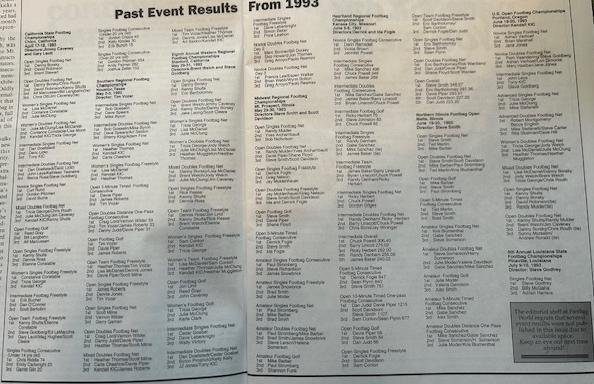
#> input picture out/manual_crops_raw/Footbag World Vol. 10 No. 2 page 3.jpeg, 594 x 384 px; its folder holds only this picture in this run
$ python preprocess_crops.py
#> lines starting #> are read from the running program, lines starting #| are printed output that depends on the picture; after the words box and inside, x2 and y2 are one past the last pixel; in counts of white or black regions, pixels touching at a corner belong together
#!/usr/bin/env python3
from __future__ import annotations

import argparse
import sys
from pathlib import Path

import cv2
import numpy as np

VALID_EXTS = {".png", ".jpg", ".jpeg", ".tif", ".tiff", ".bmp", ".webp"}


def iter_images(in_dir: Path) -> list[Path]:
    return sorted(
        p for p in in_dir.iterdir()
        if p.is_file() and p.suffix.lower() in VALID_EXTS
    )


def load_image(path: Path) -> np.ndarray:
    img = cv2.imread(str(path), cv2.IMREAD_COLOR)
#> img is the input picture: shape (384, 594, 3); mean B, G, R 160, 166.5, 166.9
    if img is None:
        raise ValueError(f"Could not read image: {path}")
    return img


def preprocess_basic(img_bgr: np.ndarray, scale: float = 2.5) -> np.ndarray:
#> called with scale = 2.5
    gray = cv2.cvtColor(img_bgr, cv2.COLOR_BGR2GRAY)

    if scale != 1.0:
        gray = cv2.resize(gray, None, fx=scale, fy=scale, interpolation=cv2.INTER_CUBIC)
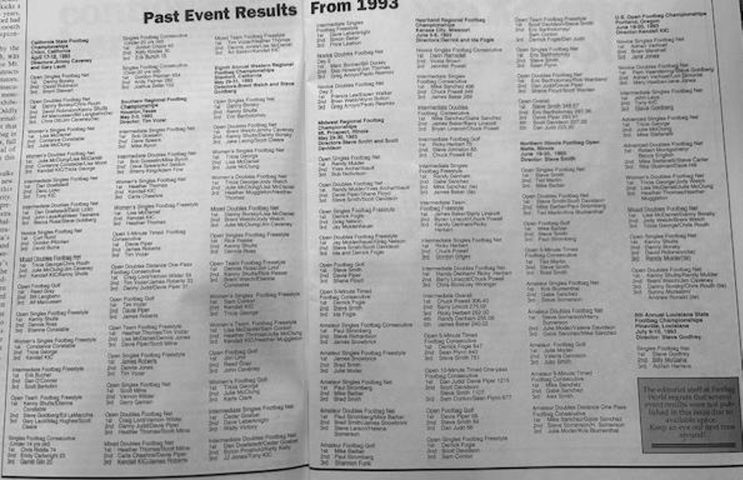
#> gray: shape (960, 1485) (shown at 1/2 size); min 0, max 255, mean 165.9

    # Mild denoise that preserves text edges
    gray = cv2.bilateralFilter(gray, d=9, sigmaColor=75, sigmaSpace=75)

    # Local contrast enhancement
    clahe = cv2.createCLAHE(clipLimit=2.5, tileGridSize=(8, 8))
    gray = clahe.apply(gray)
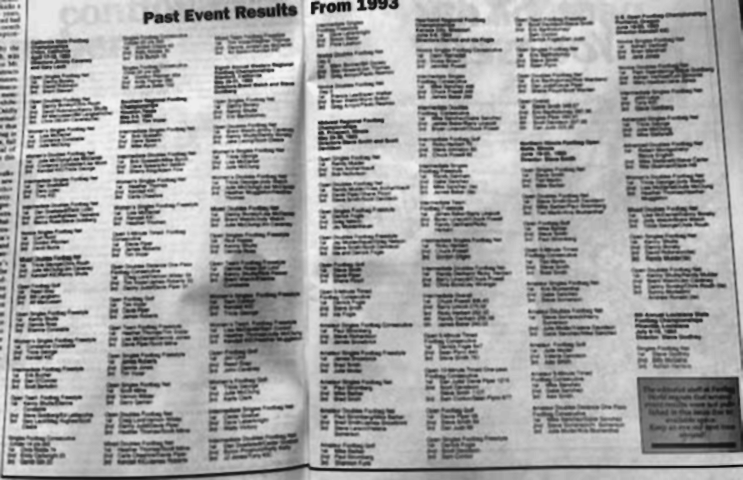
#> gray: shape (960, 1485) (shown at 1/2 size); min 10, max 244, mean 161.3

    return gray


def rotate_image_bound(
    img: np.ndarray,
    angle_deg: float,
    border_value: int = 255,
) -> np.ndarray:
    h, w = img.shape[:2]
    center = (w / 2.0, h / 2.0)

    M = cv2.getRotationMatrix2D(center, angle_deg, 1.0)
    cos = abs(M[0, 0])
    sin = abs(M[0, 1])

    new_w = int((h * sin) + (w * cos))
    new_h = int((h * cos) + (w * sin))

    M[0, 2] += (new_w / 2) - center[0]
    M[1, 2] += (new_h / 2) - center[1]

    return cv2.warpAffine(
        img,
        M,
        (new_w, new_h),
        flags=cv2.INTER_CUBIC,
        borderMode=cv2.BORDER_CONSTANT,
        borderValue=border_value,
    )


def deskew_small_angle(gray: np.ndarray, max_abs_angle: float = 8.0) -> tuple[np.ndarray, float]:
    """
    Gentle deskew only. Intended for already roughly upright manual crops.
    """
#> called with max_abs_angle = 8
    inv = cv2.bitwise_not(gray)
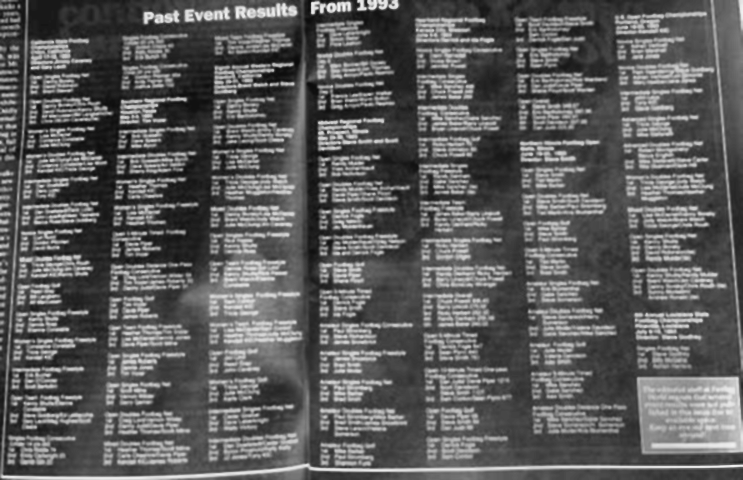
#> inv: shape (960, 1485) (shown at 1/2 size); min 11, max 245, mean 93.7
    _, bw = cv2.threshold(inv, 0, 255, cv2.THRESH_BINARY + cv2.THRESH_OTSU)
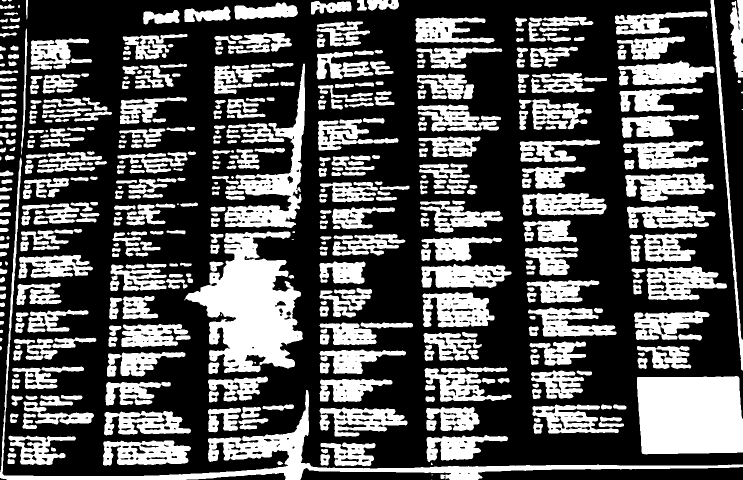
#> bw: shape (960, 1485) (shown at 1/2 size); 34.5% white; 480 white regions (16 under 20 px), largest, box (x1, y1, x2, y2) and area: (368, 463, 606, 746) 36219, (1274, 752, 1485, 909) 31321, (0, 315, 1485, 960) 26262

    kernel = cv2.getStructuringElement(cv2.MORPH_RECT, (25, 3))
    connected = cv2.morphologyEx(bw, cv2.MORPH_CLOSE, kernel)
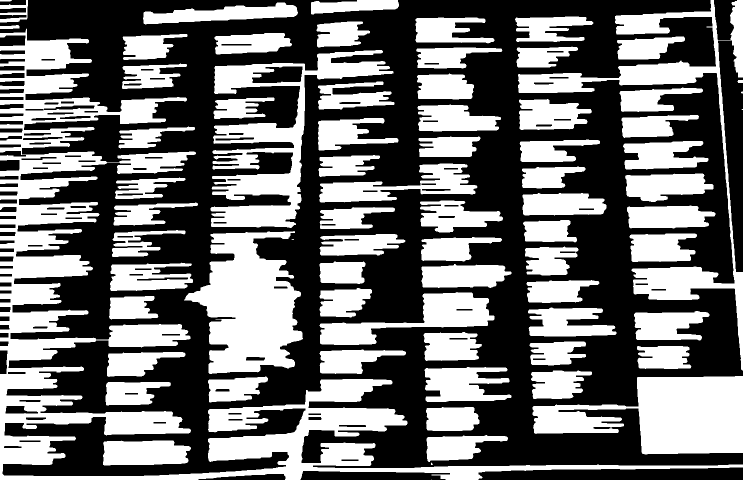
#> connected: shape (960, 1485) (shown at 1/2 size); 43.8% white; 74 white regions (5 under 20 px), largest, box (x1, y1, x2, y2) and area: (0, 57, 1485, 960) 156676, (368, 462, 606, 748) 41461, (1065, 752, 1485, 909) 40012

    coords = np.column_stack(np.where(connected > 0))
#> coords = 624696 pairs, first value 0 to 959, second value 0 to 1484
    if len(coords) < 100:
        return gray, 0.0

    rect = cv2.minAreaRect(coords)
#> rect = ((479.5, 742), (1484, 959), -90)
    angle = rect[-1]
#> angle = -90

    if angle < -45:
        angle = 90 + angle
#> angle = 0
    elif angle > 45:
        angle = angle - 90

    if abs(angle) > max_abs_angle:
        return gray, 0.0

    corrected = rotate_image_bound(gray, angle, border_value=255)
#> in rotate_image_bound, `M = cv2.getRotationMatrix2D(center, angle_deg, 1.0)`: M = [[1, 0, 0], [0, 1, 0]]
#> in rotate_image_bound, `cos = abs(M[0, 0])`: cos = 1
#> in rotate_image_bound, `sin = abs(M[0, 1])`: sin = 0
#> in rotate_image_bound, `new_w = int((h * sin) + (w * cos))`: new_w = 1485
#> in rotate_image_bound, `new_h = int((h * cos) + (w * sin))`: new_h = 960
    return corrected, angle


def process_one(path: Path, out_dir: Path, scale: float, deskew: bool, overwrite: bool) -> None:
    out_path = out_dir / f"PREP_{path.stem}.png"
    if out_path.exists() and not overwrite:
        print(f"SKIP {path.name}")
        return

    img = load_image(path)
    gray = preprocess_basic(img, scale=scale)

    skew_angle = 0.0
    if deskew:
        gray, skew_angle = deskew_small_angle(gray)
#> skew_angle = 0

    out_dir.mkdir(parents=True, exist_ok=True)
    cv2.imwrite(str(out_path), gray)

    print(f"OK   {path.name} -> {out_path.name} | deskew={skew_angle:.2f}")
#| OK   Footbag World Vol. 10 No. 2 page 3.jpeg -> PREP_Footbag World Vol. 10 No. 2 page 3.png | deskew=0.00


def main() -> int:
    parser = argparse.ArgumentParser(description="Preprocess manually cropped images for OCR.")
    parser.add_argument("--input", default="out/manual_crops_raw", help="Input directory of manual raw crops")
    parser.add_argument("--output", default="out/manual_crops_prepped", help="Output directory")
    parser.add_argument("--scale", type=float, default=2.5, help="Upscale factor (default: 2.5)")
    parser.add_argument("--no-deskew", action="store_true", help="Disable small-angle deskew")
    parser.add_argument("--overwrite", action="store_true", help="Overwrite existing outputs")
    args = parser.parse_args()

    in_dir = Path(args.input)
    out_dir = Path(args.output)

    if not in_dir.exists():
        print(f"Input directory not found: {in_dir}", file=sys.stderr)
        return 1

    files = iter_images(in_dir)
    if not files:
        print(f"No image files found in {in_dir}", file=sys.stderr)
        return 1

    for path in files:
        try:
            process_one(
                path=path,
                out_dir=out_dir,
                scale=args.scale,
                deskew=not args.no_deskew,
                overwrite=args.overwrite,
            )
        except Exception as e:
            print(f"ERROR {path.name}: {e}", file=sys.stderr)

    return 0


if __name__ == "__main__":
    raise SystemExit(main())
#> (the program exits here)

$ run again, on out/manual_crops_raw/Footbag World Vol. 2 No. 3.jpeg
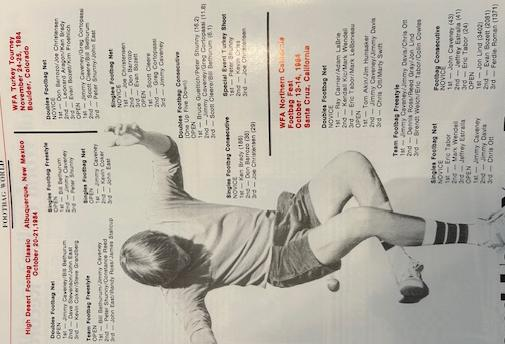
#> input picture out/manual_crops_raw/Footbag World Vol. 2 No. 3.jpeg, 505 x 344 px
#> in load_image, img is the input picture: shape (344, 505, 3); mean B, G, R 168.7, 179.9, 185.7
#> in deskew_small_angle, `_, bw = cv2.threshold(inv, 0, 255, cv2.THRESH_BINARY + cv2.THRESH_OTSU)`:
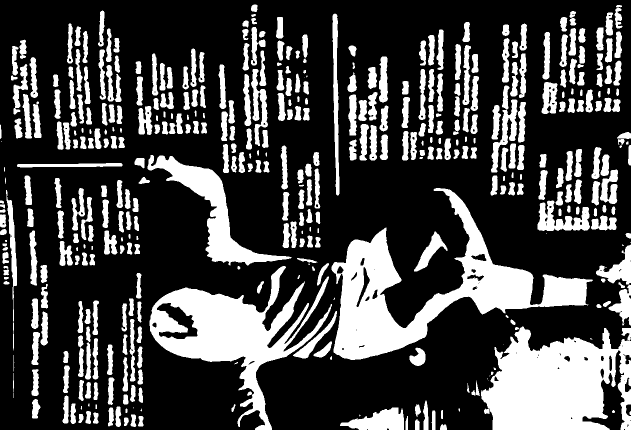
#> bw: shape (860, 1262) (shown at 1/2 size); 27.9% white; 435 white regions (27 under 20 px), largest, box (x1, y1, x2, y2) and area: (663, 376, 1186, 720) 49920, (962, 653, 1262, 860) 43616, (299, 532, 664, 860) 36358
#> in deskew_small_angle, `connected = cv2.morphologyEx(bw, cv2.MORPH_CLOSE, kernel)`:
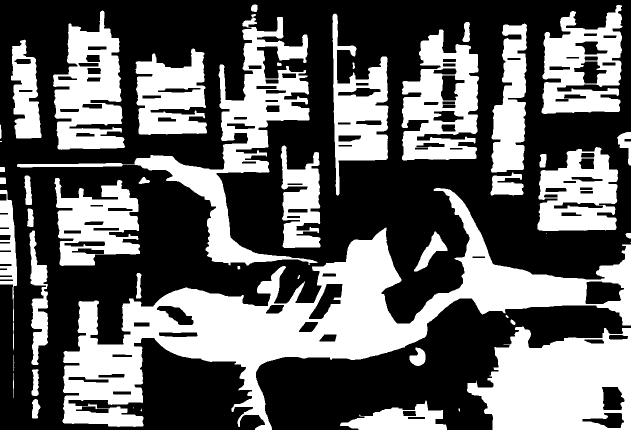
#> connected: shape (860, 1262) (shown at 1/2 size); 39.1% white; 47 white regions (6 under 20 px), largest, box (x1, y1, x2, y2) and area: (125, 376, 1262, 860) 134704, (934, 653, 1262, 860) 48398, (34, 28, 635, 531) 42022
#> coords = 424806 pairs, first value 9 to 859, second value 0 to 1261
#> rect = ((434, 630.5), (1261, 850), -90)
#> in deskew_small_angle, `angle = rect[-1]`: angle = -90
#> in deskew_small_angle, `angle = 90 + angle`: angle = 0
#> M = [[1, 0, 0], [0, 1, 0]]
#> cos = 1
#> sin = 0
#> new_w = 1262
#> new_h = 860
#> skew_angle = 0
#| OK   Footbag World Vol. 2 No. 3.jpeg -> PREP_Footbag World Vol. 2 No. 3.png | deskew=0.00

$ run again, on out/manual_crops_raw/Footbag World Vol. 5 No. 1.jpeg
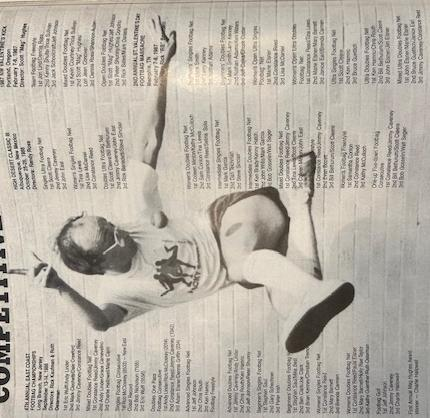
#> input picture out/manual_crops_raw/Footbag World Vol. 5 No. 1.jpeg, 430 x 418 px
#> in load_image, img is the input picture: shape (418, 430, 3); mean B, G, R 167.4, 177.8, 184.2
#> in deskew_small_angle, `_, bw = cv2.threshold(inv, 0, 255, cv2.THRESH_BINARY + cv2.THRESH_OTSU)`:
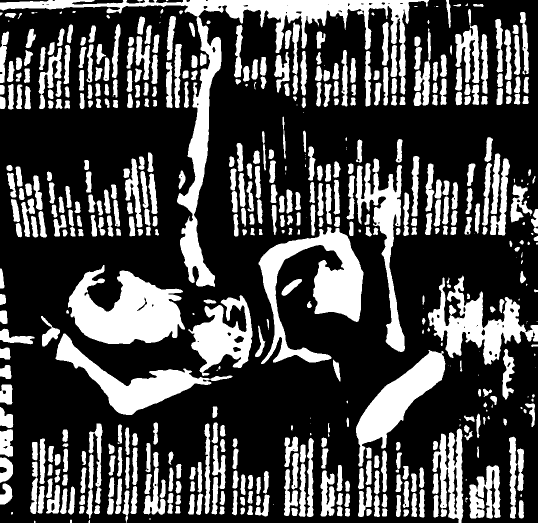
#> bw: shape (1045, 1075) (shown at 1/2 size); 29.1% white; 542 white regions (63 under 20 px), largest, box (x1, y1, x2, y2) and area: (0, 0, 858, 574) 36503, (136, 530, 370, 688) 22154, (517, 454, 727, 728) 21131
#> in deskew_small_angle, `connected = cv2.morphologyEx(bw, cv2.MORPH_CLOSE, kernel)`:
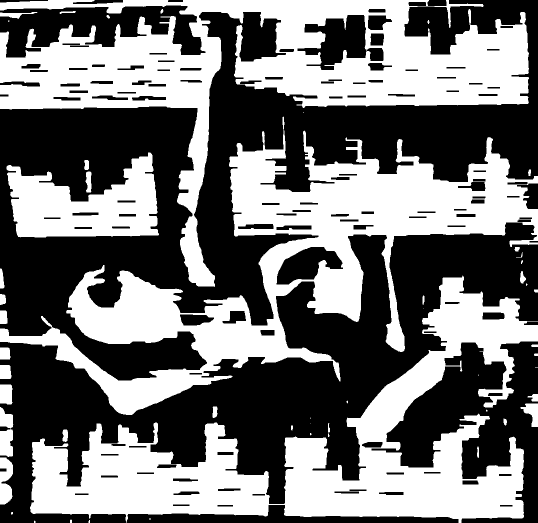
#> connected: shape (1045, 1075) (shown at 1/2 size); 45.8% white; 52 white regions (15 under 20 px), largest, box (x1, y1, x2, y2) and area: (0, 233, 1075, 830) 160540, (0, 0, 1058, 574) 157914, (60, 551, 1075, 1045) 153765
#> coords = 514020 pairs, first value 0 to 1044, second value 0 to 1074
#> rect = ((522, 537), (1074, 1044), -90)
#> in deskew_small_angle, `angle = rect[-1]`: angle = -90
#> in deskew_small_angle, `angle = 90 + angle`: angle = 0
#> M = [[1, 0, 0], [0, 1, 0]]
#> cos = 1
#> sin = 0
#> new_w = 1075
#> new_h = 1045
#> skew_angle = 0
#| OK   Footbag World Vol. 5 No. 1.jpeg -> PREP_Footbag World Vol. 5 No. 1.png | deskew=0.00

$ run again, on out/manual_crops_raw/Footbag World Vol. 5 No. 2 page 3.jpeg
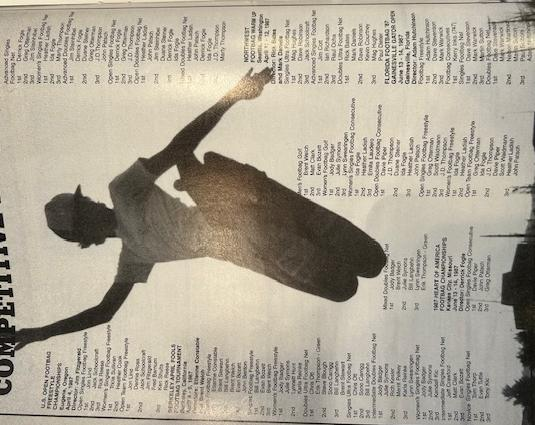
#> input picture out/manual_crops_raw/Footbag World Vol. 5 No. 2 page 3.jpeg, 535 x 425 px
#> in load_image, img is the input picture: shape (425, 535, 3); mean B, G, R 151.6, 166.7, 174.3
#> in deskew_small_angle, `_, bw = cv2.threshold(inv, 0, 255, cv2.THRESH_BINARY + cv2.THRESH_OTSU)`:
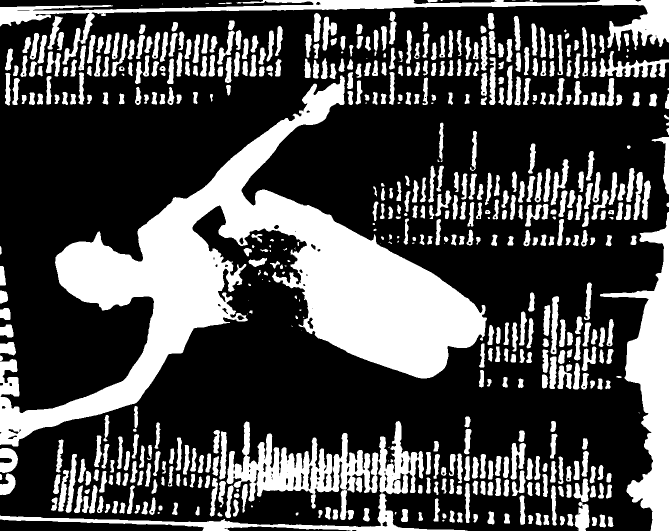
#> bw: shape (1062, 1338) (shown at 1/2 size); 30.4% white; 586 white regions (53 under 20 px), largest, box (x1, y1, x2, y2) and area: (0, 151, 974, 893) 182500, (1200, 424, 1338, 1062) 31129, (453, 842, 848, 1017) 26290
#> in deskew_small_angle, `connected = cv2.morphologyEx(bw, cv2.MORPH_CLOSE, kernel)`:
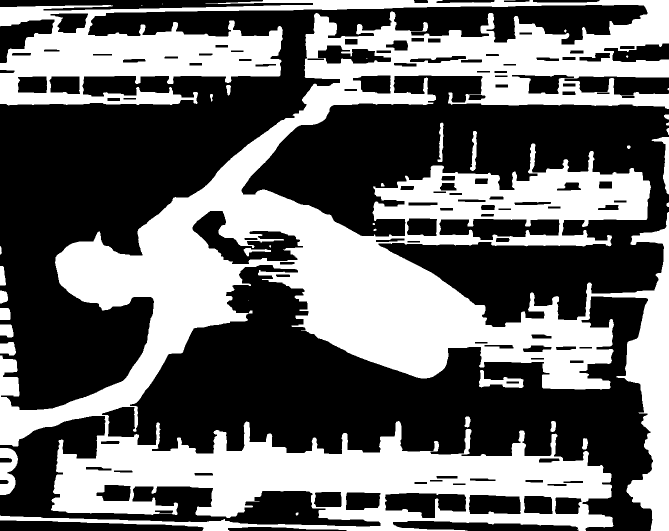
#> connected: shape (1062, 1338) (shown at 1/2 size); 41.7% white; 35 white regions (8 under 20 px), largest, box (x1, y1, x2, y2) and area: (0, 0, 1338, 1062) 582410, (0, 896, 36, 990) 2337, (958, 740, 1047, 776) 1340
#> coords = 592460 pairs, first value 0 to 1061, second value 0 to 1337
#> rect = ((530.5, 668.5), (1337, 1061), -90)
#> in deskew_small_angle, `angle = rect[-1]`: angle = -90
#> in deskew_small_angle, `angle = 90 + angle`: angle = 0
#> M = [[1, 0, 0], [0, 1, 0]]
#> cos = 1
#> sin = 0
#> new_w = 1338
#> new_h = 1062
#> skew_angle = 0
#| OK   Footbag World Vol. 5 No. 2 page 3.jpeg -> PREP_Footbag World Vol. 5 No. 2 page 3.png | deskew=0.00
